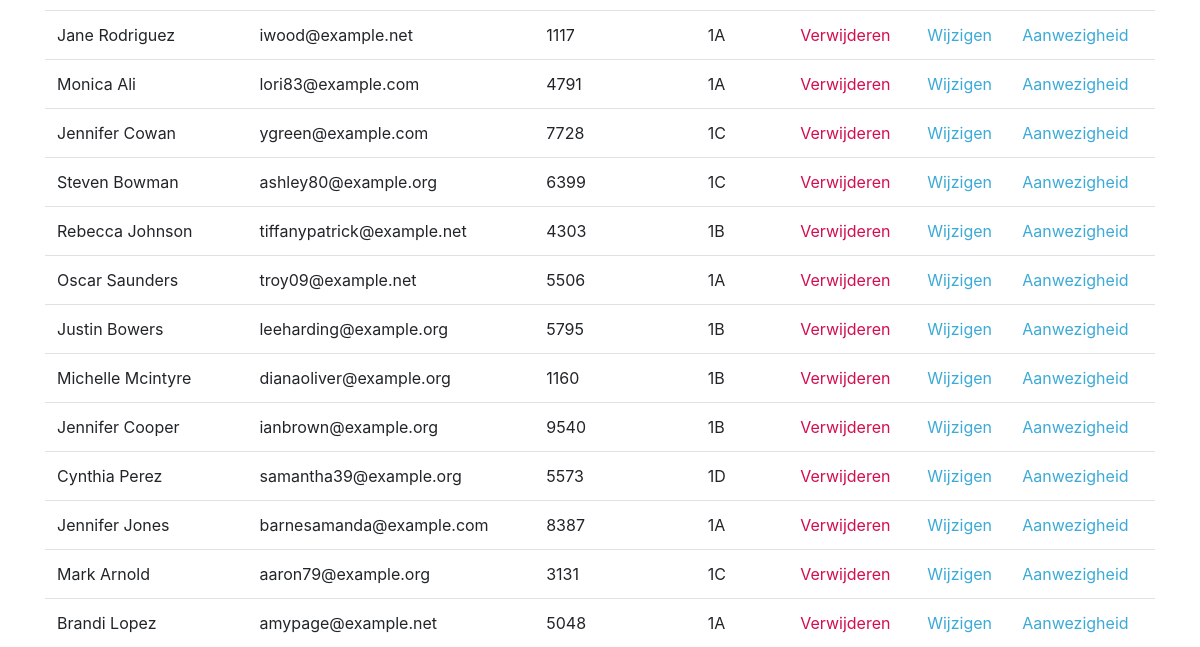
Before: /studenten_overzicht (lower part) with the older database file.
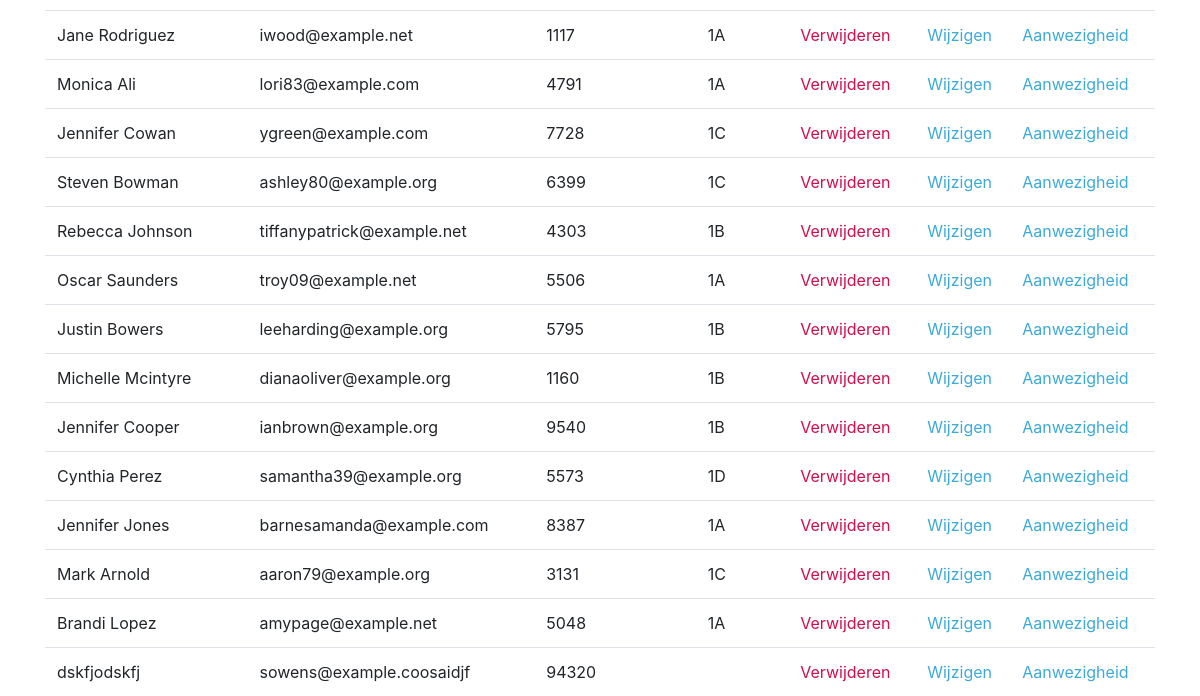
After: the same page with the newer database file.
### models/studentModel.py (models this page shows)
class Student(db.Model):
    id = db.Column(db.Integer, primary_key=True)
    name = db.Column(db.String(100), nullable=False)
    email = db.Column(db.String(100), nullable=False)
    password = db.Column(db.String(255), nullable=True)
    student_number = db.Column(db.Integer, nullable=True)
    classes = relationship('StudentClass', backref=db.backref('student_record', lazy=True), cascade='all, delete')
    def to_dict(self):
        return {
            'id': self.id,
            'name': self.name,
            'email': self.email,
            'password': self.password,
            'student_number': self.student_number,
            'classes': [{'id': c.class_id,
                         'name': c.classes.name
                         } for c in self.classes],
        }

### models/classModel.py (models this page shows)
class Class(db.Model):
    id = db.Column(db.Integer, primary_key=True)
    name = db.Column(db.String(100), nullable=False)
    student_classes = db.relationship('StudentClass', backref=db.backref('student', lazy=True))
    lessons = db.relationship('LessonClass', backref=db.backref('classes', lazy=True))
    def to_dict(self):
        return {
            'id': self.id,
            'name': self.name,
            'students': [{'id': s.student_id,
                          'name': s.student.name
                          } for s in self.student_classes],
        }

### routes/studentRoutes.py (the view)
    @app.route("/studenten_overzicht")
    def students_index():
        students = StudentController.get_all_students()
        classes = ClassController.get_all_classes()
        return render_template(
            "students/index.html", students=students, classes=classes
        )

### controllers/classController.py (called while the page is built)
    @staticmethod
    def get_all_classes():
        classes = Class.query.all()
        class_dict = [class_.to_dict() for class_ in classes]
        return class_dict

### controllers/studentController.py (called while the page is built)
    @staticmethod
    def get_all_students():
        students = Student.query.all()
        students_dict = [student.to_dict() for student in students]
        return students_dict

### templates/students/index.html (shortened to what this page needs)
{% include "layout.html" %}
{% block content %}
<div class="container students">
    <div class="index" id="students">
        <table class="table">
            <tbody>
            {% for student in students %}
            <tr>
                <td>{{ student.name }}</td>
                <td>{{ student.email }}</td>
                <td>{{ student.student_number }}</td>
                <td>
                    {% for class in student.classes %}
                    {{ class.name }}
                    {% endfor %}
                </td>
                <td><a href="#" class="red" data-id="{{ student.id }}" id="btnDelete">Verwijderen</a></td>
                <td><a href="#" class="blue" data-id="{{ student.id }}" id="btnEdit" data-toggle="modal" data-target="#studentModalUpdate">Wijzigen</a></td>
                <td><a href="/students/{{ student.student_number }}/aanwezigheid" class="blue">Aanwezigheid</a></td>
            </tr>
            {% endfor %}
            </tbody>
        </table>
    </div>
</div>
{% endblock %}

Changed rows visible on the page:
added Student: name "dskfjodskfj", email "sowens@example.coosaidjf", student_number "94320"
